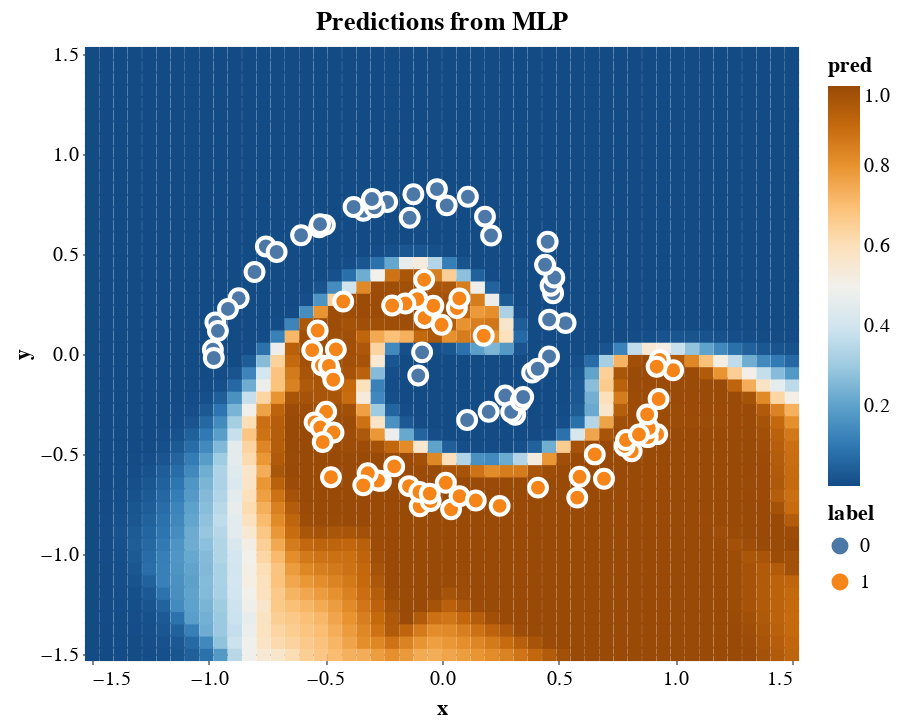

The notebook cell this image was saved under:
### Code cell
# Plot predictions
pred_chart = prediction_plot(xs, y)
chart = pred_chart + spiral_chart
chart

### Figure 1 — Vega-Lite specification as saved in the notebook (floating-point values rounded to 4 significant figures; data arrays with more than 128 entries replaced by an {"elided": "..."} marker saying what was removed)
{"config": {"view": {"continuousWidth": 300, "continuousHeight": 300}}, "layer": [{"data": {"name": "data-78145ef8eefed7883885c3ccd7b4ab26"}, "mark": {"type": "square", "opacity": 1, "size": 50}, "encoding": {"color": {"field": "pred", "scale": {"scheme": "blueorange"}, "type": "quantitative"}, "x": {"field": "x", "scale": {"domain": [-1.5, 1.5], "nice": false}, "type": "quantitative"}, "y": {"field": "y", "scale": {"domain": [-1.5, 1.5], "nice": false}, "type": "quantitative"}}, "title": "Predictions from MLP"}, {"data": {"name": "data-ea5f926ea559a091408d708f08741c63"}, "mark": {"type": "circle", "opacity": 1, "size": 80, "stroke": "white"}, "encoding": {"color": {"field": "label", "type": "nominal"}, "x": {"field": "x", "scale": {"domain": [-1.5, 1.5], "nice": false}, "type": "quantitative"}, "y": {"field": "y", "scale": {"domain": [-1.5, 1.5], "nice": false}, "type": "quantitative"}}}], "height": 300, "width": 350, "$schema": "https://vega.github.io/schema/vega-lite/v5.20.1.json", "datasets": {"data-78145ef8eefed7883885c3ccd7b4ab26": {"elided": "2500 records"}, "data-ea5f926ea559a091408d708f08741c63": [{"x": -0.08531, "y": 0.008334, "label": 0}, {"x": 0.1787, "y": 0.09108, "label": 1}, {"x": 0.06364, "y": 0.2299, "label": 1}, {"x": -0.1018, "y": -0.1074, "label": 0}, {"x": -0.001736, "y": 0.1459, "label": 1}, {"x": 0.0744, "y": 0.2778, "label": 1}, {"x": -0.07479, "y": 0.1803, "label": 1}, {"x": -0.03717, "y": 0.2415, "label": 1}, {"x": -0.1055, "y": 0.2743, "label": 1}, {"x": -0.07655, "y": 0.3715, "label": 1}, {"x": -0.1569, "y": 0.2522, "label": 1}, {"x": 0.1076, "y": -0.33, "label": 0}, {"x": 0.2, "y": -0.2889, "label": 0}, {"x": -0.2137, "y": 0.2426, "label": 1}, {"x": 0.271, "y": -0.2078, "label": 0}, {"x": 0.3139, "y": -0.3035, "label": 0}, {"x": 0.2965, "y": -0.2895, "label": 0}, {"x": 0.3377, "y": -0.2342, "label": 0}, {"x": 0.348, "y": -0.2151, "label": 0}, {"x": -0.4233, "y": 0.2626, "label": 1}, {"x": 0.3863, "y": -0.09285, "label": 0}, {"x": -0.5328, "y": 0.1173, "label": 1}, {"x": -0.4549, "y": 0.02297, "label": 1}, {"x": 0.4588, "y": -0.01218, "label": 0}, {"x": 0.4103, "y": -0.07362, "label": 0}, {"x": -0.4793, "y": -0.08519, "label": 1}, {"x": -0.5563, "y": 0.01929, "label": 1}, {"x": -0.5145, "y": -0.05687, "label": 1}, {"x": -0.4848, "y": -0.05956, "label": 1}, {"x": 0.5296, "y": 0.1546, "label": 0}, {"x": -0.4661, "y": -0.1289, "label": 1}, {"x": 0.4591, "y": 0.1721, "label": 0}, {"x": -0.4965, "y": -0.289, "label": 1}, {"x": 0.4763, "y": 0.3038, "label": 0}, {"x": -0.546, "y": -0.3418, "label": 1}, {"x": -0.5216, "y": -0.3674, "label": 1}, {"x": 0.4655, "y": 0.3409, "label": 0}, {"x": -0.4649, "y": -0.3928, "label": 1}, {"x": -0.5111, "y": -0.4405, "label": 1}, {"x": 0.4814, "y": 0.3824, "label": 0}, {"x": 0.4417, "y": 0.4463, "label": 0}, {"x": -0.4759, "y": -0.616, "label": 1}, {"x": 0.4528, "y": 0.5614, "label": 0}, {"x": -0.2617, "y": -0.6344, "label": 1}, {"x": -0.2744, "y": -0.6326, "label": 1}, {"x": -0.3181, "y": -0.5966, "label": 1}, {"x": -0.3374, "y": -0.6567, "label": 1}, {"x": -0.2049, "y": -0.5619, "label": 1}, {"x": 0.2103, "y": 0.5924, "label": 0}, {"x": -0.1414, "y": -0.6604, "label": 1}, {"x": 0.1843, "y": 0.6871, "label": 0}, {"x": -0.09565, "y": -0.7615, "label": 1}, {"x": -0.09671, "y": -0.6895, "label": 1}, {"x": -0.04871, "y": -0.7354, "label": 1}, {"x": -0.05257, "y": -0.698, "label": 1}, {"x": 0.111, "y": 0.7862, "label": 0}, {"x": 0.01628, "y": -0.6439, "label": 1}, {"x": -0.02177, "y": 0.8245, "label": 0}, {"x": 0.02014, "y": 0.7434, "label": 0}, {"x": 0.03891, "y": -0.7766, "label": 1}, {"x": 0.07513, "y": -0.7111, "label": 1}, {"x": -0.1226, "y": 0.7989, "label": 0}, {"x": 0.1447, "y": -0.7328, "label": 1}, {"x": -0.1385, "y": 0.6813, "label": 0}, {"x": 0.2471, "y": -0.7594, "label": 1}, {"x": -0.337, "y": 0.7159, "label": 0}, {"x": -0.2352, "y": 0.7603, "label": 0}, {"x": -0.2886, "y": 0.7335, "label": 0}, {"x": -0.3003, "y": 0.7748, "label": 0}, {"x": -0.379, "y": 0.7349, "label": 0}, {"x": 0.4114, "y": -0.6682, "label": 1}, {"x": 0.5797, "y": -0.7181, "label": 1}, {"x": -0.5267, "y": 0.6338, "label": 0}, {"x": -0.5018, "y": 0.6456, "label": 0}, {"x": -0.5226, "y": 0.6492, "label": 0}, {"x": 0.5896, "y": -0.6141, "label": 1}, {"x": 0.6548, "y": -0.502, "label": 1}, {"x": -0.604, "y": 0.5938, "label": 0}, {"x": 0.6942, "y": -0.6237, "label": 1}, {"x": -0.7549, "y": 0.5377, "label": 0}, {"x": -0.7088, "y": 0.5101, "label": 0}, {"x": 0.813, "y": -0.4865, "label": 1}, {"x": -0.8035, "y": 0.4101, "label": 0}, {"x": 0.7825, "y": -0.4598, "label": 1}, {"x": 0.7886, "y": -0.4302, "label": 1}, {"x": 0.9223, "y": -0.4007, "label": 1}, {"x": 0.8819, "y": -0.4159, "label": 1}, {"x": 0.8863, "y": -0.371, "label": 1}, {"x": 0.8441, "y": -0.4027, "label": 1}, {"x": -0.8713, "y": 0.2788, "label": 0}, {"x": 0.8793, "y": -0.302, "label": 1}, {"x": 0.9283, "y": -0.2249, "label": 1}, {"x": -0.9712, "y": 0.1584, "label": 0}, {"x": -0.9173, "y": 0.2253, "label": 0}, {"x": 0.9907, "y": -0.08121, "label": 1}, {"x": -0.982, "y": 0.02178, "label": 0}, {"x": -0.9604, "y": 0.1156, "label": 0}, {"x": 0.9332, "y": -0.02925, "label": 1}, {"x": 0.9199, "y": -0.06352, "label": 1}, {"x": -0.978, "y": -0.01986, "label": 0}]}}
